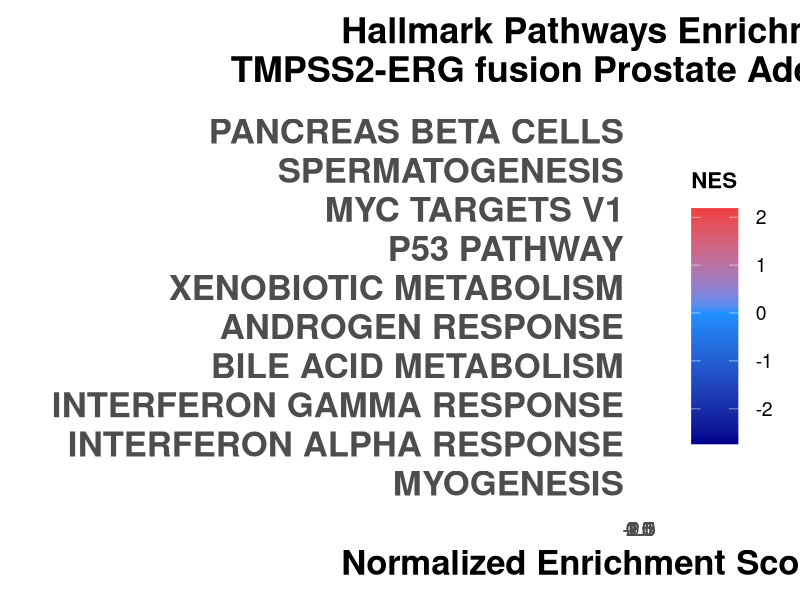
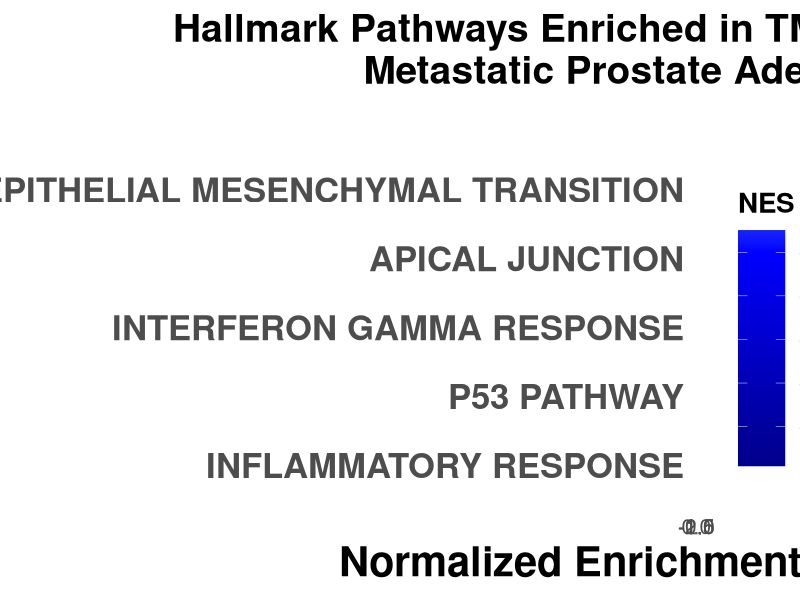

Here is the R script that generated these plots, in order:
#TGCA PanCancer Atlas PCa ######################################################
#Load TGCA PanCancer Atlas GSEA enriched pathways list 
library(ggplot2)
library(readr)
# Read txt file and sort and re-order 
gsea_data <- read_delim("Pan Cancer Atlas GSEA.txt", delim = "\t")
colnames(gsea_data) <- c("pathway", "NES")
gsea_data$pathway <- factor(gsea_data$pathway, levels = gsea_data$pathway[order(gsea_data$NES)])

# GSEA plot
ggplot(gsea_data, aes(x = pathway, y = NES, fill = NES)) +
  geom_bar(stat = "identity") +
  coord_flip() +  # horizontal bars
  scale_fill_gradient2(low = "darkblue", mid = "dodgerblue", high = "red", midpoint = 0) +
  scale_y_continuous(breaks = seq(floor(min(gsea_data$NES)), ceiling(max(gsea_data$NES)), by = 0.5)) +
  labs(
    title = "Hallmark Pathways Enrichment in  
TMPSS2-ERG fusion Prostate Adenocarcinoma ",
    x = " ",
    y = "Normalized Enrichment Score (NES)",
    fill = "NES"
  ) +
  theme_minimal(base_size = 25) +
  theme(
    plot.title = element_text(size = 26, face = "bold", hjust = 0.5),  
    axis.title.y = element_text(size = 25, face = "bold"),             
    axis.title.x = element_text(size = 25, face = "bold"),              
    axis.text.x = element_text(size = 14), 
    axis.text.y = element_text(size = 25, face ="bold"), 
    legend.title = element_text(size = 16, face = "bold"),             
    legend.text = element_text(size = 14),                           
    legend.key.size = unit(1.2, "cm"),                                 
    panel.grid.major.y = element_blank()
  )




#SU2C mPCa######################################################################
# Read txt file and sort and re-order 
gsea_data2 <- read_delim("SU2C_GSEA.txt", delim = "\t")
colnames(gsea_data2) <- c("pathway", "NES")
gsea_data2$pathway <- factor(gsea_data2$pathway, levels = gsea_data2$pathway[order(gsea_data2$NES)])

# GSEA plot

ggplot(gsea_data2, aes(x = pathway, y = NES, fill = NES)) +
  geom_bar(stat = "identity") +
  coord_flip() +  # horizontal bars
  scale_fill_gradient2(low = "darkblue", mid = "blue", high = "dodgerblue", midpoint = -1.6) +
  labs(
    title = "Hallmark Pathways Enriched in TMPRSS2-ERG fusion in
  Metastatic Prostate Adenocarcinoma
    ",
    x = " ",
    y = "Normalized Enrichment Score (NES)",
    fill = "NES"
  ) +
  theme_minimal(base_size = 20) +
  theme(
    plot.title = element_text(size = 28, face = "bold", hjust = 0.5), 
    axis.title.y = element_text(size = 14, face = "bold"),             
    axis.title.x = element_text(size = 30, face = "bold"),             
    axis.text.x = element_text(size = 15), 
    axis.text.y = element_text(size = 25, face ="bold"), 
    legend.title = element_text(size = 20, face = "bold"),            
    legend.text = element_text(size = 14),                            
    legend.key.size = unit(1.2, "cm"),                                
    panel.grid.major.y = element_blank()
  )








